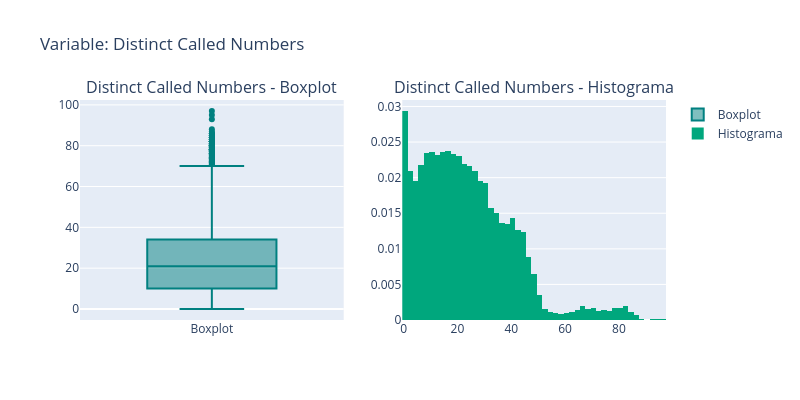
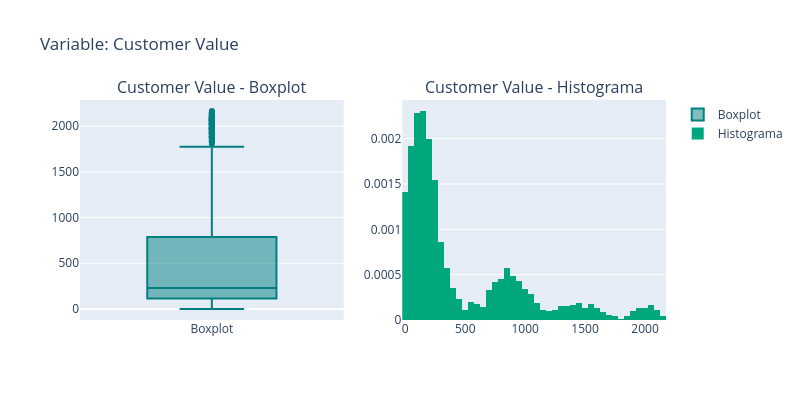
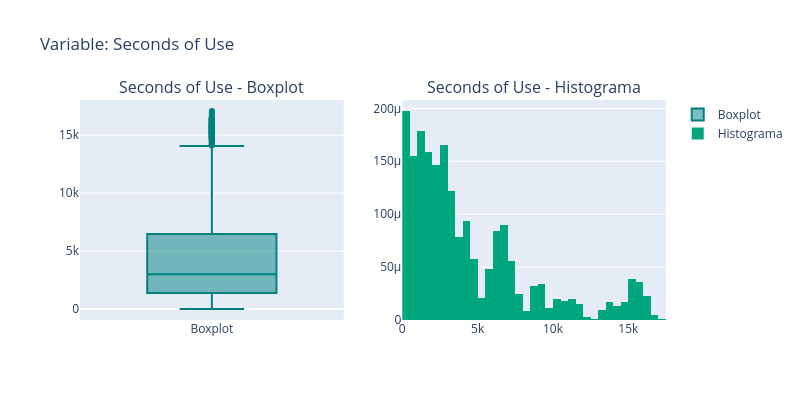
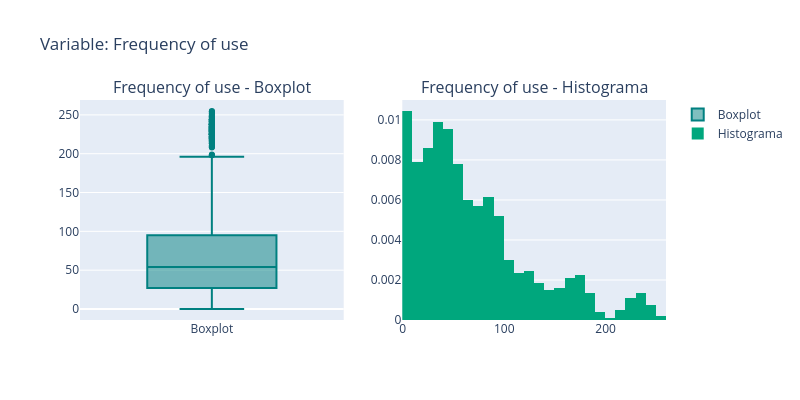

The notebook cell saved with these charts, in order:
### Code cell
analisis.plot_num()

### Figure 1 — Plotly figure (JSON) as saved in the notebook; plotly's stock layout.template omitted (floating-point values rounded to 4 significant figures; data arrays with more than 128 entries replaced by an {"elided": "..."} marker saying what was removed)
{"data": [{"marker": {"color": "#008080"}, "name": "Boxplot", "type": "box", "xaxis": "x", "y": {"elided": "3150 int values"}, "yaxis": "y"}, {"histnorm": "probability density", "marker": {"color": "#00a77d"}, "name": "Histograma", "nbinsx": 50, "type": "histogram", "x": {"elided": "3150 int values"}, "xaxis": "x2", "yaxis": "y2"}], "layout": {"annotations": [{"font": {"size": 16}, "showarrow": false, "text": "Distinct Called Numbers - Boxplot", "x": 0.225, "xanchor": "center", "xref": "paper", "y": 1, "yanchor": "bottom", "yref": "paper"}, {"font": {"size": 16}, "showarrow": false, "text": "Distinct Called Numbers - Histograma", "x": 0.775, "xanchor": "center", "xref": "paper", "y": 1, "yanchor": "bottom", "yref": "paper"}], "height": 400, "title": {"text": "Variable: Distinct Called Numbers"}, "width": 800, "xaxis": {"anchor": "y", "domain": [0, 0.45]}, "xaxis2": {"anchor": "y2", "domain": [0.55, 1]}, "yaxis": {"anchor": "x", "domain": [0, 1]}, "yaxis2": {"anchor": "x2", "domain": [0, 1]}}}

### Figure 2 — Plotly figure (JSON) as saved in the notebook; plotly's stock layout.template omitted (floating-point values rounded to 4 significant figures; data arrays with more than 128 entries replaced by an {"elided": "..."} marker saying what was removed)
{"data": [{"marker": {"color": "#008080"}, "name": "Boxplot", "type": "box", "xaxis": "x", "y": {"elided": "3150 float values"}, "yaxis": "y"}, {"histnorm": "probability density", "marker": {"color": "#00a77d"}, "name": "Histograma", "nbinsx": 50, "type": "histogram", "x": {"elided": "3150 float values"}, "xaxis": "x2", "yaxis": "y2"}], "layout": {"annotations": [{"font": {"size": 16}, "showarrow": false, "text": "Customer Value - Boxplot", "x": 0.225, "xanchor": "center", "xref": "paper", "y": 1, "yanchor": "bottom", "yref": "paper"}, {"font": {"size": 16}, "showarrow": false, "text": "Customer Value - Histograma", "x": 0.775, "xanchor": "center", "xref": "paper", "y": 1, "yanchor": "bottom", "yref": "paper"}], "height": 400, "title": {"text": "Variable: Customer Value"}, "width": 800, "xaxis": {"anchor": "y", "domain": [0, 0.45]}, "xaxis2": {"anchor": "y2", "domain": [0.55, 1]}, "yaxis": {"anchor": "x", "domain": [0, 1]}, "yaxis2": {"anchor": "x2", "domain": [0, 1]}}}

### Figure 3 — Plotly figure (JSON) as saved in the notebook; plotly's stock layout.template omitted (floating-point values rounded to 4 significant figures; data arrays with more than 128 entries replaced by an {"elided": "..."} marker saying what was removed)
{"data": [{"marker": {"color": "#008080"}, "name": "Boxplot", "type": "box", "xaxis": "x", "y": {"elided": "3150 int values"}, "yaxis": "y"}, {"histnorm": "probability density", "marker": {"color": "#00a77d"}, "name": "Histograma", "nbinsx": 50, "type": "histogram", "x": {"elided": "3150 int values"}, "xaxis": "x2", "yaxis": "y2"}], "layout": {"annotations": [{"font": {"size": 16}, "showarrow": false, "text": "Seconds of Use - Boxplot", "x": 0.225, "xanchor": "center", "xref": "paper", "y": 1, "yanchor": "bottom", "yref": "paper"}, {"font": {"size": 16}, "showarrow": false, "text": "Seconds of Use - Histograma", "x": 0.775, "xanchor": "center", "xref": "paper", "y": 1, "yanchor": "bottom", "yref": "paper"}], "height": 400, "title": {"text": "Variable: Seconds of Use"}, "width": 800, "xaxis": {"anchor": "y", "domain": [0, 0.45]}, "xaxis2": {"anchor": "y2", "domain": [0.55, 1]}, "yaxis": {"anchor": "x", "domain": [0, 1]}, "yaxis2": {"anchor": "x2", "domain": [0, 1]}}}

### Figure 4 — Plotly figure (JSON) as saved in the notebook; plotly's stock layout.template omitted (floating-point values rounded to 4 significant figures; data arrays with more than 128 entries replaced by an {"elided": "..."} marker saying what was removed)
{"data": [{"marker": {"color": "#008080"}, "name": "Boxplot", "type": "box", "xaxis": "x", "y": {"elided": "3150 int values"}, "yaxis": "y"}, {"histnorm": "probability density", "marker": {"color": "#00a77d"}, "name": "Histograma", "nbinsx": 50, "type": "histogram", "x": {"elided": "3150 int values"}, "xaxis": "x2", "yaxis": "y2"}], "layout": {"annotations": [{"font": {"size": 16}, "showarrow": false, "text": "Frequency of use - Boxplot", "x": 0.225, "xanchor": "center", "xref": "paper", "y": 1, "yanchor": "bottom", "yref": "paper"}, {"font": {"size": 16}, "showarrow": false, "text": "Frequency of use - Histograma", "x": 0.775, "xanchor": "center", "xref": "paper", "y": 1, "yanchor": "bottom", "yref": "paper"}], "height": 400, "title": {"text": "Variable: Frequency of use"}, "width": 800, "xaxis": {"anchor": "y", "domain": [0, 0.45]}, "xaxis2": {"anchor": "y2", "domain": [0.55, 1]}, "yaxis": {"anchor": "x", "domain": [0, 1]}, "yaxis2": {"anchor": "x2", "domain": [0, 1]}}}
